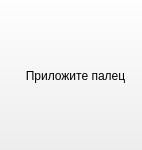
<?xml version="1.0" encoding="UTF-8"?>
<ui version="4.0">
 <class>Form</class>
 <widget class="QWidget" name="Form">
  <property name="geometry">
   <rect>
    <x>0</x>
    <y>0</y>
    <width>142</width>
    <height>150</height>
   </rect>
  </property>
  <property name="windowTitle">
   <string>Сканер</string>
  </property>
  <widget class="QPushButton" name="pushButton">
   <property name="geometry">
    <rect>
     <x>-10</x>
     <y>-10</y>
     <width>171</width>
     <height>171</height>
    </rect>
   </property>
   <property name="text">
    <string>Приложите палец</string>
   </property>
  </widget>
 </widget>
 <resources/>
 <connections/>
</ui>
